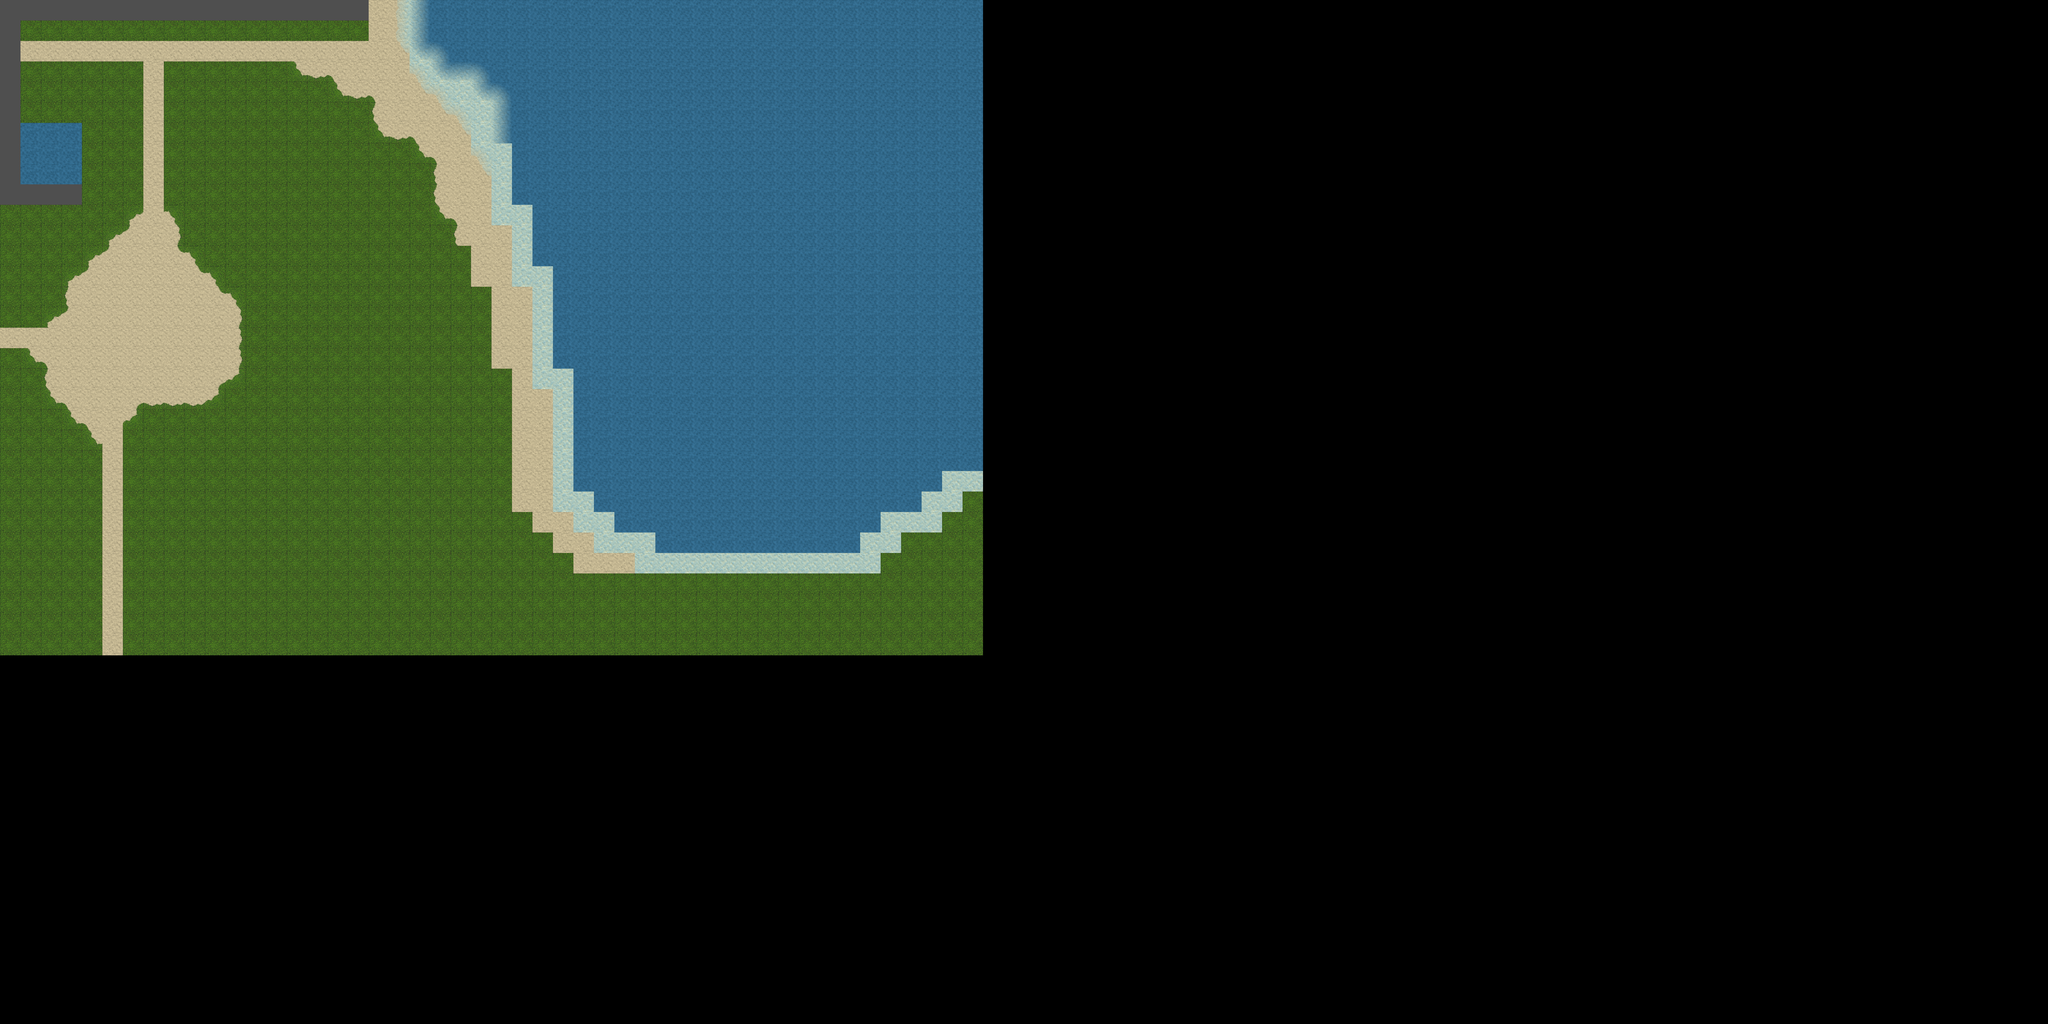

Below is a game level as drawn by its tile map, then a one-line description and the .tmx that defines it (tile-layer data replaced by summaries):
An orthogonal 100x50 tile map with 64x64 px tiles, 1 tile layer (Tile Layer 1).

<map version="1.2" tiledversion="1.2.3" orientation="orthogonal" renderorder="right-down" width="100" height="50" tilewidth="64" tileheight="64" infinite="0" nextlayerid="3" nextobjectid="1">
 <tileset firstgid="1" name="atlas" tilewidth="64" tileheight="64" tilecount="80" columns="10">
  <image source="atlas.bmp" width="640" height="512" />
 </tileset>
 <layer id="2" name="Tile Layer 1" width="100" height="50">
  <data>[5000 cells, 1536 non-empty, 23 distinct tile ids]</data>
 </layer>
</map>